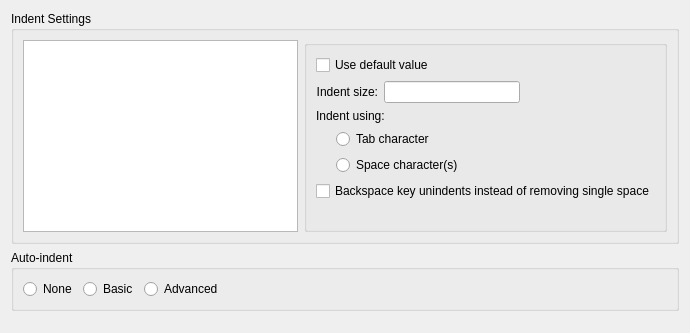
<?xml version="1.0" encoding="UTF-8"?>
<ui version="4.0">
 <class>PreferenceSubIndentationDlg</class>
 <widget class="QWidget" name="PreferenceSubIndentationDlg">
  <property name="geometry"><rect><x>0</x><y>0</y><width>690</width><height>333</height></rect></property>
  <layout class="QVBoxLayout" name="layout1">
   <item>
    <widget class="QGroupBox" name="tabsettingGbStatic">
     <property name="nppId" stdset="0"><number>6301</number></property>
     <property name="title"><string>Indent Settings</string></property>
     <layout class="QHBoxLayout" name="layout2">
      <item>
       <widget class="QListWidget" name="listTabsettng">
        <property name="nppId" stdset="0"><number>6509</number></property>
       </widget>
      </item>
      <item>
       <widget class="QGroupBox" name="grTabvalueStatic">
        <property name="nppId" stdset="0"><number>6511</number></property>
        <property name="title"><string/></property>
        <layout class="QVBoxLayout" name="layout3">
         <item>
          <widget class="QCheckBox" name="checkDefaulttabvalue">
           <property name="nppId" stdset="0"><number>6510</number></property>
           <property name="text"><string>Use default value</string></property>
          </widget>
         </item>
         <item>
          <layout class="QHBoxLayout" name="layout4">
           <item>
            <widget class="QLabel" name="tabsizeStatic">
             <property name="nppId" stdset="0"><number>6303</number></property>
             <property name="text"><string>Indent size:</string></property>
             <property name="alignment"><set>Qt::AlignRight|Qt::AlignVCenter</set></property>
            </widget>
           </item>
           <item>
            <widget class="QLineEdit" name="editTabsizeval">
             <property name="nppId" stdset="0"><number>6513</number></property>
             <property name="alignment"><set>Qt::AlignCenter</set></property>
            </widget>
           </item>
           <item>
            <spacer name="spacer5">
             <property name="orientation"><enum>Qt::Horizontal</enum></property>
             <property name="sizeType"><enum>QSizePolicy::Expanding</enum></property>
             <property name="sizeHint" stdset="0"><size><width>0</width><height>0</height></size></property>
            </spacer>
           </item>
          </layout>
         </item>
         <item>
          <widget class="QLabel" name="indentusingStatic">
           <property name="nppId" stdset="0"><number>6310</number></property>
           <property name="text"><string>Indent using:</string></property>
          </widget>
         </item>
         <item>
          <layout class="QHBoxLayout" name="layout6">
           <item>
            <spacer name="spacer7">
             <property name="orientation"><enum>Qt::Horizontal</enum></property>
             <property name="sizeType"><enum>QSizePolicy::Fixed</enum></property>
             <property name="sizeHint" stdset="0"><size><width>20</width><height>0</height></size></property>
            </spacer>
           </item>
           <item>
            <widget class="QRadioButton" name="radioUsingtab">
             <property name="nppId" stdset="0"><number>6311</number></property>
             <property name="text"><string>Tab character</string></property>
             <attribute name="buttonGroup"><string notr="true">radioGroup1</string></attribute>
            </widget>
           </item>
          </layout>
         </item>
         <item>
          <layout class="QHBoxLayout" name="layout8">
           <item>
            <spacer name="spacer9">
             <property name="orientation"><enum>Qt::Horizontal</enum></property>
             <property name="sizeType"><enum>QSizePolicy::Fixed</enum></property>
             <property name="sizeHint" stdset="0"><size><width>20</width><height>0</height></size></property>
            </spacer>
           </item>
           <item>
            <widget class="QRadioButton" name="radioReplacebyspace">
             <property name="nppId" stdset="0"><number>6302</number></property>
             <property name="text"><string>Space character(s)</string></property>
             <attribute name="buttonGroup"><string notr="true">radioGroup1</string></attribute>
            </widget>
           </item>
          </layout>
         </item>
         <item>
          <widget class="QCheckBox" name="checkBackspaceunindent">
           <property name="nppId" stdset="0"><number>6512</number></property>
           <property name="text"><string>Backspace key unindents instead of removing single space</string></property>
          </widget>
         </item>
         <item>
          <spacer name="spacer10">
           <property name="orientation"><enum>Qt::Vertical</enum></property>
           <property name="sizeType"><enum>QSizePolicy::Expanding</enum></property>
           <property name="sizeHint" stdset="0"><size><width>0</width><height>0</height></size></property>
          </spacer>
         </item>
        </layout>
       </widget>
      </item>
     </layout>
    </widget>
   </item>
   <item>
    <widget class="QGroupBox" name="groupstaticAutoindent">
     <property name="nppId" stdset="0"><number>7161</number></property>
     <property name="title"><string>Auto-indent</string></property>
     <layout class="QHBoxLayout" name="layout11">
      <item>
       <widget class="QRadioButton" name="radioAutoindentNone">
        <property name="nppId" stdset="0"><number>7162</number></property>
        <property name="text"><string>None</string></property>
        <attribute name="buttonGroup"><string notr="true">radioGroup2</string></attribute>
       </widget>
      </item>
      <item>
       <widget class="QRadioButton" name="radioAutoindentBasic">
        <property name="nppId" stdset="0"><number>7163</number></property>
        <property name="text"><string>Basic</string></property>
        <attribute name="buttonGroup"><string notr="true">radioGroup2</string></attribute>
       </widget>
      </item>
      <item>
       <widget class="QRadioButton" name="radioAutoindentAdvanced">
        <property name="nppId" stdset="0"><number>7164</number></property>
        <property name="text"><string>Advanced</string></property>
        <attribute name="buttonGroup"><string notr="true">radioGroup2</string></attribute>
       </widget>
      </item>
      <item>
       <spacer name="spacer12">
        <property name="orientation"><enum>Qt::Horizontal</enum></property>
        <property name="sizeType"><enum>QSizePolicy::Expanding</enum></property>
        <property name="sizeHint" stdset="0"><size><width>0</width><height>0</height></size></property>
       </spacer>
      </item>
     </layout>
    </widget>
   </item>
   <item>
    <spacer name="spacer13">
     <property name="orientation"><enum>Qt::Vertical</enum></property>
     <property name="sizeType"><enum>QSizePolicy::Expanding</enum></property>
     <property name="sizeHint" stdset="0"><size><width>0</width><height>0</height></size></property>
    </spacer>
   </item>
  </layout>
 </widget>
 <resources/>
 <connections/>
 <buttongroups>
  <buttongroup name="radioGroup1"/>
  <buttongroup name="radioGroup2"/>
 </buttongroups>
</ui>
